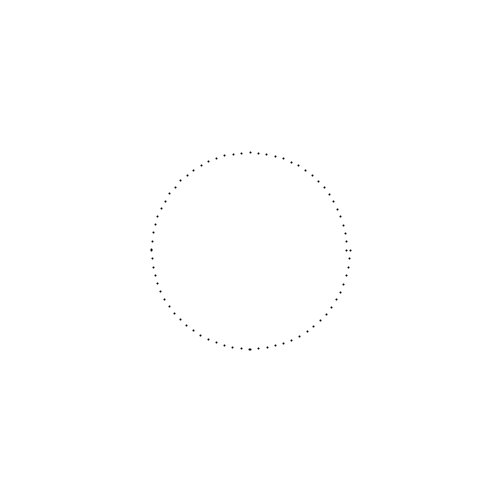
Frame 1 (no input)
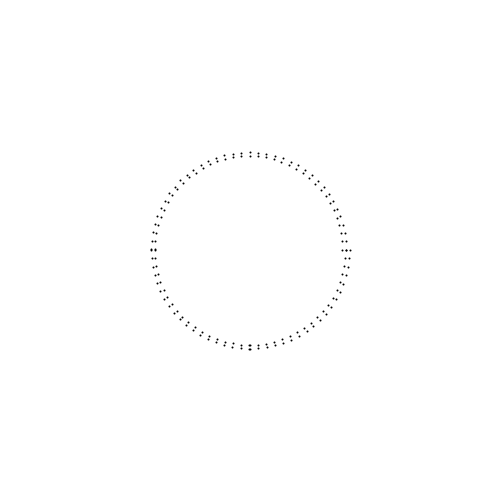
Frame 2 (the mouse pressed at the canvas centre, redrawn once)

The Processing sketch that drew these frames (run headless with seeded random() and noise(); the mouse was pressed at the canvas centre and the sketch redrawn once):

// Processing sketch: processing_182027
// ── processing_182027.pde

float radius=100;
float x;
float y;

void setup(){
  size(500,500);
  smooth();
  background(255);
  strokeWeight(2);
   noLoop();//comment out
}

void draw(){
    translate(width/2,height/2);
    for (float ang=0;ang<=360;ang+=5){//change ang increment
    //radius+=1.5; 
    float rad=radians(ang);
  
  x=radius*cos(rad);
  y=radius*sin(rad);
  point(x,y); 
  radius=radius-.05; //works better with looping.  
  }
  
}
